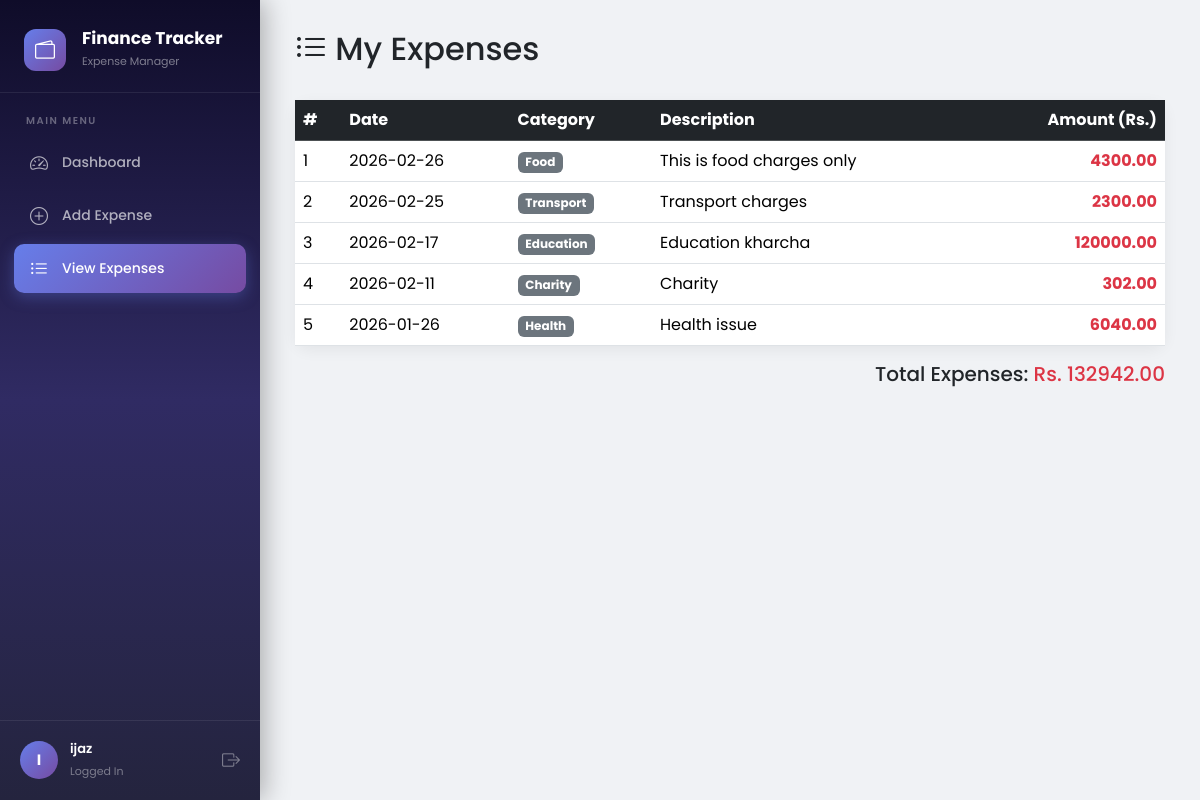
/expenses (signed in), run on an earlier commit of the app's database.
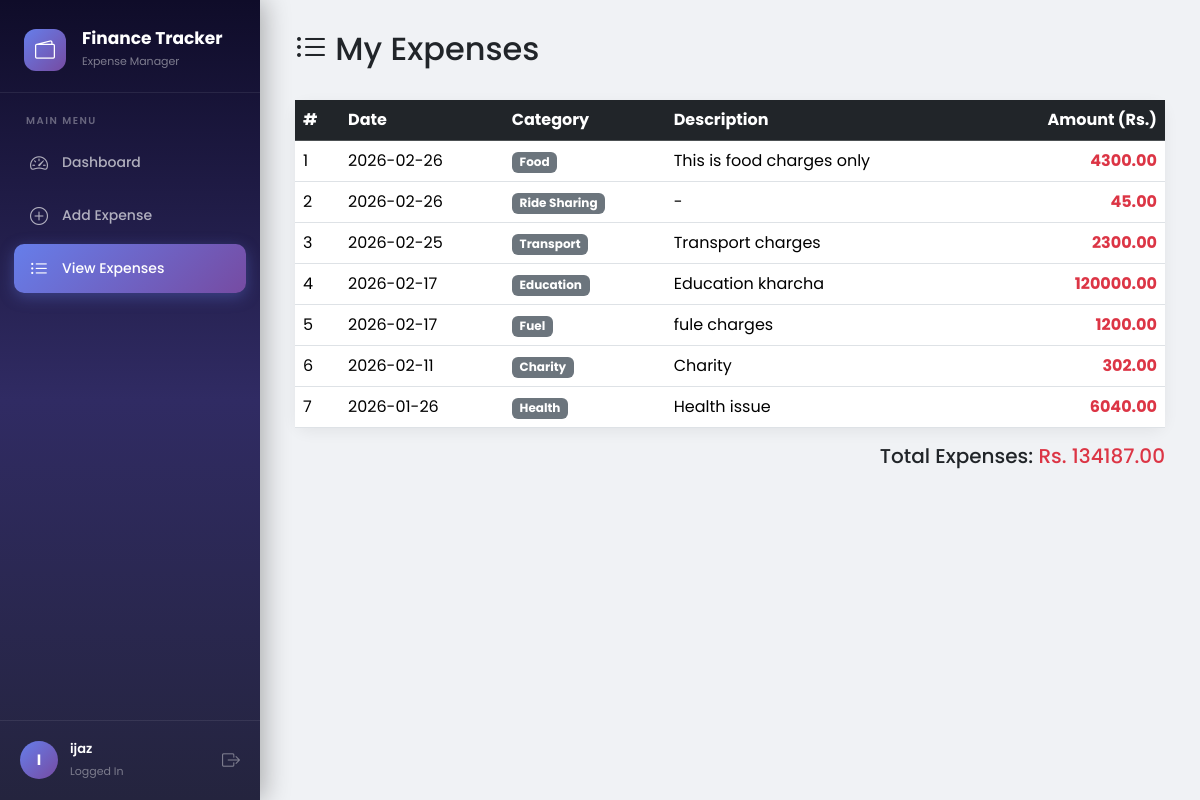
And on a later commit of the database.
### tables this page shows
CREATE TABLE transactions(
        id INTEGER PRIMARY KEY AUTOINCREMENT,
        user_id INTEGER NOT NULL,
        type TEXT NOT NULL,
        category TEXT NOT NULL,
        amount REAL NOT NULL,
        description TEXT,
        date DATE NOT NULL,
        created_at TIMESTAMP DEFAULT CURRENT_TIMESTAMP,
        FOREIGN KEY (user_id) REFERENCES users(id)
    );

### routes/transactions.py (the view)
@transactions.route('/expenses')
def view_expenses():
    if 'user_id' not in session:
        return redirect(url_for('auth.login'))
    db = get_db()
    expenses = db.execute("""
        SELECT id, category, amount, description, date
        FROM transactions
        WHERE user_id = ? AND type = 'expense'
        ORDER BY date DESC
    """, (session['user_id'],)).fetchall()
    return render_template('expenses.html', expenses=expenses)

### app.py (called while the page is built)
@app.teardown_appcontext
def shutdown_session(exception=None):
    close_connection(exception)

### models/database.py (called while the page is built)
def get_db():
    db = getattr(g, '_database', None)
    if db is None:
        db = g._database = sqlite3.connect(DATABASE)
        db.row_factory = sqlite3.Row
    return db

def close_connection(exception):
    db = getattr(g, '_database', None)
    if db is not None:
        db.close()

### templates/expenses.html (shortened to what this page needs)
{% extends "base.html" %}
{% block content %}
<div class="d-flex justify-content-between align-items-center mb-4">
    <h2><i class="bi bi-list-ul"></i> My Expenses</h2>
</div>
{% if expenses %}
<div class="card">
    <div class="card-body p-0">
        <div class="table-responsive">
            <table class="table table-hover mb-0">
                <thead class="table-dark">
                    <tr>
                        <th>#</th>
                        <th>Date</th>
                        <th>Category</th>
                        <th>Description</th>
                        <th class="text-end">Amount (Rs.)</th>
                    </tr>
                </thead>
                <tbody>
                    {% for expense in expenses %}
                    <tr>
                        <td>{{ loop.index }}</td>
                        <td>{{ expense['date'] }}</td>
                        <td><span class="badge bg-secondary">{{ expense['category'] }}</span></td>
                        <td>{{ expense['description'] if expense['description'] else '-' }}</td>
                        <td class="text-end fw-bold text-danger">{{ "%.2f"|format(expense['amount']) }}</td>
                    </tr>
                    {% endfor %}
                </tbody>
            </table>
        </div>
    </div>
</div>
{% set total = expenses | map(attribute='amount') | list %}
<div class="text-end mt-3">
    <h5>Total Expenses: <span class="text-danger">Rs. {{ "%.2f"|format(total|sum) }}</span></h5>
</div>
{% else %}
<div class="text-center mt-5">
    <i class="bi bi-inbox" style="font-size: 4rem; color: #ccc;"></i>
    <h4 class="text-muted mt-3">No expenses recorded yet</h4>
    <p class="text-muted">Click "Add Expense" to add your first expense entry.</p>
</div>
{% endif %}
{% endblock %}

### templates/base.html (shortened to what this page needs)
<!DOCTYPE html>
<html lang="en">
<head>
    <link href="https://cdn.jsdelivr.net/npm/bootstrap@5.3.2/dist/css/bootstrap.min.css" rel="stylesheet">
    <link href="https://cdn.jsdelivr.net/npm/bootstrap-icons@1.11.1/font/bootstrap-icons.css" rel="stylesheet">
</head>
<body>
    {% if session.get('user_id') %}
    <aside class="sidebar" id="sidebar">
        <div class="sidebar-brand">
            <div class="d-flex align-items-center gap-3">
                <div class="logo-icon">
                    <i class="bi bi-wallet2"></i>
                </div>
                <div>
                    <h5>Finance Tracker</h5>
                    <small>Expense Manager</small>
                </div>
            </div>
        </div>
        <nav class="sidebar-nav">
            <div class="sidebar-label">Main Menu</div>
            <a href="/dashboard" class="sidebar-link {% if request.path == '/dashboard' %}active{% endif %}">
                <i class="bi bi-speedometer2"></i>
                <span>Dashboard</span>
            </a>
            <a href="/add" class="sidebar-link {% if request.path == '/add' %}active{% endif %}">
                <i class="bi bi-plus-circle"></i>
                <span>Add Expense</span>
            </a>
            <a href="/expenses" class="sidebar-link {% if request.path == '/expenses' %}active{% endif %}">
                <i class="bi bi-list-ul"></i>
                <span>View Expenses</span>
            </a>
        </nav>
        <div class="sidebar-user">
            <div class="avatar">{{ session.get('user_name', 'U')[0]|upper }}</div>
            <div class="user-info">
                <span>{{ session.get('user_name') }}</span>
                <small>Logged In</small>
            </div>
            <a href="/logout" class="logout-btn" title="Logout">
                <i class="bi bi-box-arrow-right"></i>
            </a>
        </div>
    </aside>
    <div class="main-content">
        {% block content %}{% endblock %}
    </div>
    {% endif %}
</body>
</html>

### templates/base.html (style rules this page uses)
* { font-family: 'Poppins', sans-serif; }
body { background-color: #f0f2f5; margin: 0; }
.card { border: none; border-radius: 14px; box-shadow: 0 4px 15px rgba(0,0,0,0.06); }
.sidebar { position: fixed; top: 0; left: 0; width: 260px; height: 100vh; background: linear-gradient(180deg, #0f0c29 0%, #302b63 50%, #24243e 100%); z-index: 1000; display: flex; flex-direction: column; transition: transform 0.3s ease; box-shadow: 4px 0 25px rgba(0,0,0,0.3); }
.sidebar-brand { padding: 28px 24px 20px; border-bottom: 1px solid rgba(255,255,255,0.08); }
.sidebar-brand .logo-icon { width: 42px; height: 42px; background: linear-gradient(135deg, #667eea, #764ba2); border-radius: 12px; display: flex; align-items: center; justify-content: center; font-size: 20px; color: white; }
.sidebar-brand h5 { color: #fff; font-weight: 700; font-size: 17px; margin: 0; }
.sidebar-brand small { color: rgba(255,255,255,0.45); font-size: 11px; }
.sidebar-nav { flex: 1; padding: 20px 14px; overflow-y: auto; }
.sidebar-label { color: rgba(255,255,255,0.35); font-size: 10px; font-weight: 600; letter-spacing: 1.5px; text-transform: uppercase; padding: 0 12px; margin-bottom: 10px; margin-top: 20px; }
.sidebar-label:first-child { margin-top: 0; }
.sidebar-link { display: flex; align-items: center; gap: 12px; padding: 11px 14px; border-radius: 10px; color: rgba(255,255,255,0.65); text-decoration: none; font-size: 14px; font-weight: 500; transition: all 0.25s ease; margin-bottom: 4px; }
.sidebar-link i { font-size: 18px; width: 22px; text-align: center; }
.sidebar-link.active { background: linear-gradient(135deg, #667eea, #764ba2); color: #fff; box-shadow: 0 4px 15px rgba(102,126,234,0.35); }
.sidebar-user { padding: 18px 20px; border-top: 1px solid rgba(255,255,255,0.08); display: flex; align-items: center; gap: 12px; }
.sidebar-user .avatar { width: 38px; height: 38px; background: linear-gradient(135deg, #667eea, #764ba2); border-radius: 50%; display: flex; align-items: center; justify-content: center; color: #fff; font-weight: 700; font-size: 15px; }
.sidebar-user .user-info { flex: 1; min-width: 0; }
.sidebar-user .user-info span { display: block; color: #fff; font-size: 13px; font-weight: 600; white-space: nowrap; overflow: hidden; text-overflow: ellipsis; }
.sidebar-user .user-info small { color: rgba(255,255,255,0.4); font-size: 11px; }
.sidebar-user .logout-btn { color: rgba(255,255,255,0.4); font-size: 18px; text-decoration: none; transition: color 0.2s; }
.main-content { margin-left: 260px; min-height: 100vh; padding: 30px 35px; transition: margin-left 0.3s ease; }

What changed in the data, as far as the page shows it:
added transactions: date "2026-02-26", category "Ride Sharing", description "-", amount "45.00"
added transactions: date "2026-02-17", category "Fuel", description "fule charges", amount "1200.00"
Also different on the page:
{{ "%.2f"|format(total|sum) }}: "132942.00" → "134187.00"
